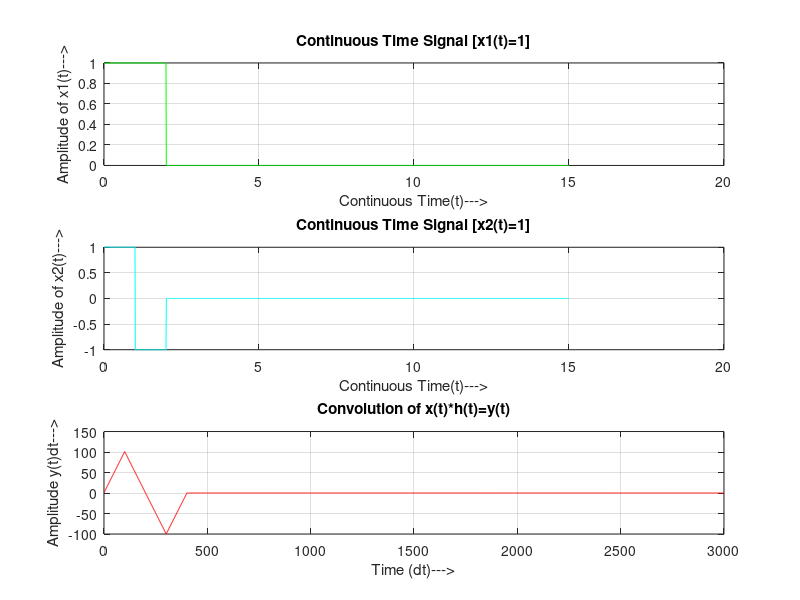

MATLAB code to generate this figure:
% LINEAR CONVOLUTION_2
t_min=0;
t_max=15;
t=t_min:0.01:t_max;
x1=1.*(t>=0&t<=2);
x2=1.*(t>=0&t<=1)+(-1).*(t>1&t<=2);
subplot(3,1,1);
plot(t,x1,'g');
xlabel('Continuous Time(t)--->');
ylabel('Amplitude of x1(t)--->');
title('Continuous Time Signal [x1(t)=1]');
grid on;
subplot(3,1,2);
plot(t,x2,'c');
xlabel('Continuous Time(t)--->');
ylabel('Amplitude of x2(t)--->');
title('Continuous Time Signal [x2(t)=1]');
grid on;
y=conv(x1,x2);
n1=length(y);
t1=0:1:(n1-1);
subplot(3,1,3);
plot(t1,y,'r');
xlabel('Time (dt)--->');
ylabel('Amplitude y(t)dt--->');
title('Convolution of x(t)*h(t)=y(t)');
grid on;
